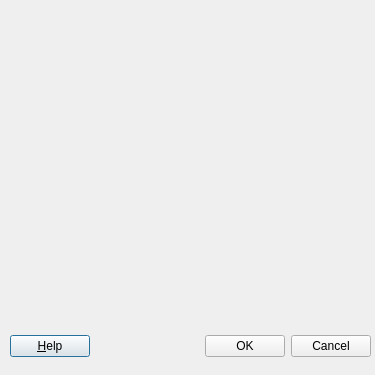
<ui version="4.0" >
 <class>GV_PipeLineDialog</class>
 <widget class="QDialog" name="GV_PipeLineDialog" >
  <property name="geometry" >
   <rect>
    <x>0</x>
    <y>0</y>
    <width>375</width>
    <height>375</height>
   </rect>
  </property>
  <property name="minimumSize" >
   <size>
    <width>375</width>
    <height>375</height>
   </size>
  </property>
  <property name="baseSize" >
   <size>
    <width>0</width>
    <height>0</height>
   </size>
  </property>
  <property name="windowTitle" >
   <string>Pipe Line Main Data</string>
  </property>
  <property name="windowIcon" >
   <iconset resource="../../../ldt/src/gui/ldt.qrc" >
    <normaloff>:/images/biluna16.png</normaloff>:/images/biluna16.png</iconset>
  </property>
  <widget class="QWidget" name="layoutWidget" >
   <property name="geometry" >
    <rect>
     <x>10</x>
     <y>330</y>
     <width>361</width>
     <height>33</height>
    </rect>
   </property>
   <layout class="QHBoxLayout" name="buttonLayout" >
    <property name="spacing" >
     <number>6</number>
    </property>
    <property name="margin" >
     <number>0</number>
    </property>
    <item>
     <widget class="QPushButton" name="pbHelp" >
      <property name="text" >
       <string>&amp;Help</string>
      </property>
     </widget>
    </item>
    <item>
     <spacer>
      <property name="orientation" >
       <enum>Qt::Horizontal</enum>
      </property>
      <property name="sizeHint" stdset="0" >
       <size>
        <width>131</width>
        <height>31</height>
       </size>
      </property>
     </spacer>
    </item>
    <item>
     <widget class="QPushButton" name="pbOk" >
      <property name="text" >
       <string>OK</string>
      </property>
     </widget>
    </item>
    <item>
     <widget class="QPushButton" name="pbCancel" >
      <property name="text" >
       <string>Cancel</string>
      </property>
     </widget>
    </item>
   </layout>
  </widget>
 </widget>
 <resources>
  <include location="../../../ldt/src/gui/ldt.qrc" />
 </resources>
 <connections>
  <connection>
   <sender>pbCancel</sender>
   <signal>clicked()</signal>
   <receiver>GV_PipeLineDialog</receiver>
   <slot>reject()</slot>
   <hints>
    <hint type="sourcelabel" >
     <x>329</x>
     <y>345</y>
    </hint>
    <hint type="destinationlabel" >
     <x>187</x>
     <y>187</y>
    </hint>
   </hints>
  </connection>
 </connections>
</ui>
